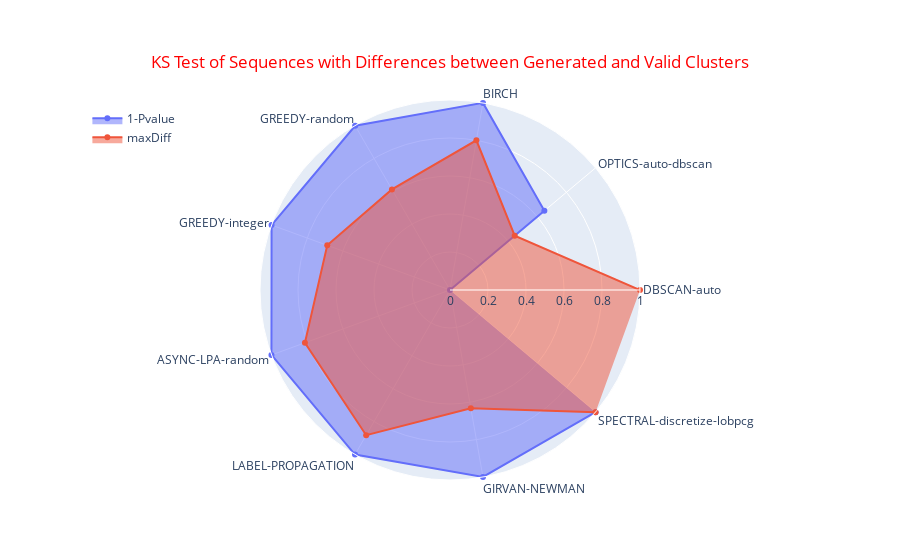

Source (notebook cell):
### Markdown cell above
### Difference between Generated and Valid clusters

### Code cell
import pandas as pd
import plotly.graph_objects as go
from scipy.stats import ks_2samp
#import seaborn as sns
#import matplotlib.pyplot as plt
#%matplotlib inline

cols = ['maxDist','minPts','Cluster Sequence','Generated Cluster Count','Valid Cluster Count']
_df_clust_diff = _results_df[cols].copy()
_df_clust_diff['Difference'] = (_df_clust_diff['Generated Cluster Count'] 
                                - _df_clust_diff['Valid Cluster Count']).astype(float)
''' consider only records with difference != 0 '''
_diff_df = _df_clust_diff[_df_clust_diff['Difference'] > 0]
''' apply two sample KS-test to all sequences '''
_plot_df=pd.DataFrame([], columns=['Sequence','maxDiff','1-Pvalue'])
for each_seq in _diff_df['Cluster Sequence'].unique():
    _df_temp = _diff_df[_diff_df['Cluster Sequence'] ==each_seq]
    stat, pval = ks_2samp(_df_temp['Generated Cluster Count'],_df_temp['Valid Cluster Count'])
    _plot_df=_plot_df.append({'Sequence':each_seq,'maxDiff':stat, '1-Pvalue':1-pval}, ignore_index=True)

categories = _plot_df['Sequence'].to_list()
fig = go.Figure()

fig.add_trace(go.Scatterpolar(
      r=_plot_df['1-Pvalue'],
      theta=categories,
      fill='toself',
      name='1-Pvalue'
))
fig.add_trace(go.Scatterpolar(
      r=_plot_df['maxDiff'],
      theta=categories,
      fill='toself',
      name='maxDiff'
))

fig.update_layout(
    polar=dict(radialaxis=dict(visible=True,range=[0, 1])),
    title_font_color="red",
    title={'text': "KS Test of Sequences with Differences between Generated and Valid Clusters",
           'y':0.9,'x':0.5,'xanchor': 'center','yanchor': 'top'},
    legend=dict(yanchor="top",y=0.99,xanchor="left",x=0.01)
)
''' Need to install kaleido to write image to file'''
#_s_plot_save_file = str("../images/outputs/radar_plot_ks_test.png").replace(" ","_")
#fig.write_image(_s_plot_save_file)
fig.show()

### Figure 1 — Plotly figure (JSON) as saved in the notebook; plotly's stock layout.template omitted (floating-point values rounded to 4 significant figures)
{"data": [{"fill": "toself", "name": "1-Pvalue", "r": [0, 0.6483, 1.0, 0.9982, 0.9993, 1.0, 1.0, 0.9993, 1.0], "theta": ["DBSCAN-auto", "OPTICS-auto-dbscan", "BIRCH", "GREEDY-random", "GREEDY-integer", "ASYNC-LPA-random", "LABEL-PROPAGATION", "GIRVAN-NEWMAN", "SPECTRAL-discretize-lobpcg"], "type": "scatterpolar"}, {"fill": "toself", "name": "maxDiff", "r": [1, 0.4444, 0.8, 0.6111, 0.6875, 0.8125, 0.8824, 0.6316, 1], "theta": ["DBSCAN-auto", "OPTICS-auto-dbscan", "BIRCH", "GREEDY-random", "GREEDY-integer", "ASYNC-LPA-random", "LABEL-PROPAGATION", "GIRVAN-NEWMAN", "SPECTRAL-discretize-lobpcg"], "type": "scatterpolar"}], "layout": {"legend": {"x": 0.01, "xanchor": "left", "y": 0.99, "yanchor": "top"}, "polar": {"radialaxis": {"range": [0, 1], "visible": true}}, "title": {"font": {"color": "red"}, "text": "KS Test of Sequences with Differences between Generated and Valid Clusters", "x": 0.5, "xanchor": "center", "y": 0.9, "yanchor": "top"}}}
